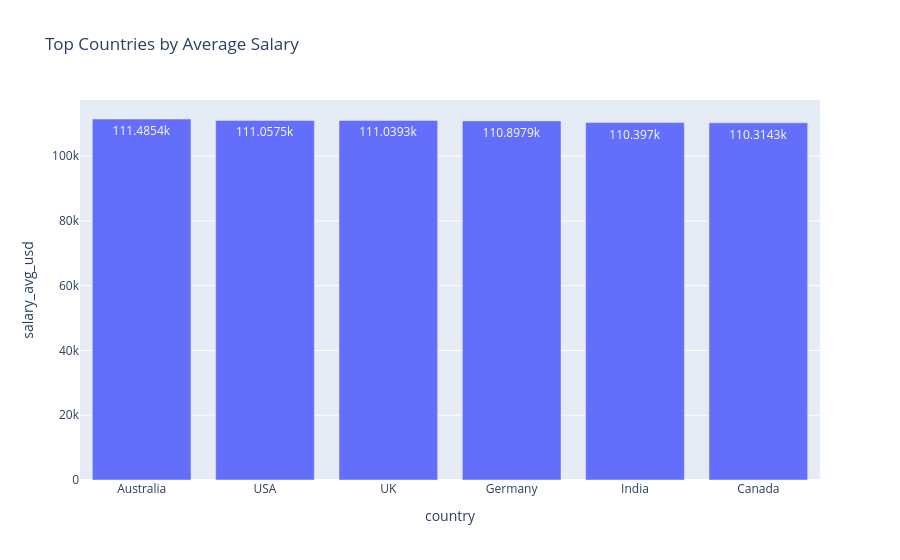

The cell this chart's notebook holds for it:
### Code cell
# Top countries by average salary
country_salary = (
    jobs.groupby("country", as_index=False)["salary_avg_usd"]
    .mean()
    .sort_values("salary_avg_usd", ascending=False)
    .head(15)
)
fig = px.bar(country_salary, x="country", y="salary_avg_usd",
             title="Top Countries by Average Salary", text_auto=True)
fig.show()

### Figure 1 — Plotly figure (JSON) as saved in the notebook; plotly's stock layout.template omitted (floating-point values rounded to 4 significant figures)
{"data": [{"alignmentgroup": "True", "hovertemplate": "country=%{x}<br>salary_avg_usd=%{y}<extra></extra>", "legendgroup": "", "marker": {"color": "#636efa", "pattern": {"shape": ""}}, "name": "", "offsetgroup": "", "orientation": "v", "showlegend": false, "textposition": "auto", "texttemplate": "%{y}", "type": "bar", "x": ["Australia", "USA", "UK", "Germany", "India", "Canada"], "xaxis": "x", "y": [111500.0, 111100.0, 111000.0, 110900.0, 110400.0, 110300.0], "yaxis": "y"}], "layout": {"autosize": true, "barmode": "relative", "legend": {"tracegroupgap": 0}, "title": {"text": "Top Countries by Average Salary"}, "xaxis": {"anchor": "y", "autorange": true, "domain": [0, 1], "range": [-0.5, 5.5], "title": {"text": "country"}, "type": "category"}, "yaxis": {"anchor": "x", "autorange": true, "domain": [0, 1], "range": [0, 117400.0], "title": {"text": "salary_avg_usd"}, "type": "linear"}}}
